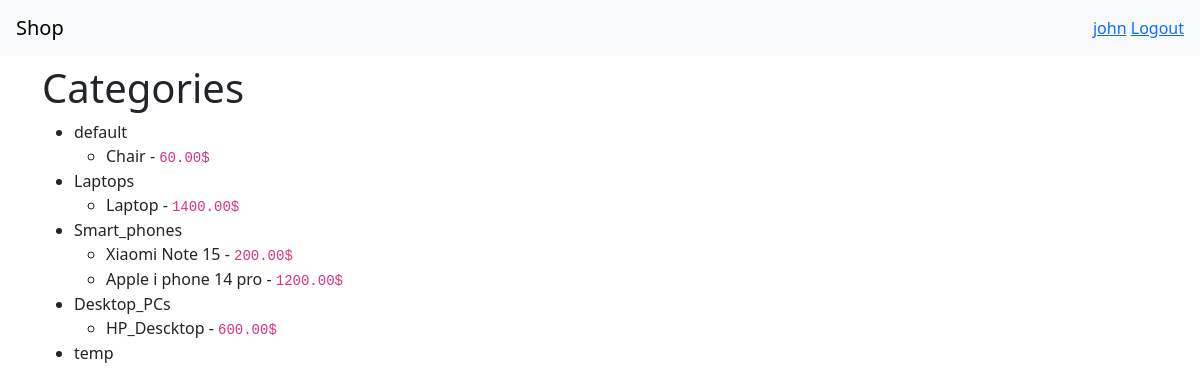
The app's page /shop/categories-tree/ (signed in) with its own data.
### shop/models.py (models this page shows, shortened)
class Category(models.Model):
    class Meta:
        verbose_name_plural = "Categories"
    name = models.CharField(max_length=20, unique=True,)
    description = models.CharField(max_length=200,)
    archived = models.BooleanField(default=False)

class Product(models.Model):
    class Status(models.IntegerChoices):
        ARCHIVED = 0
        AVAILABLE = 1
    name = models.CharField(db_index=True, max_length=100)
    price = models.DecimalField(max_digits=10, decimal_places=2)
    description = models.TextField()
    category = models.ForeignKey(Category, on_delete=models.PROTECT, related_name="products",)
    status = models.IntegerField(
        choices=Status.choices,
    )
    created_at = models.DateTimeField(auto_now_add=True)
    updated_at = models.DateTimeField(auto_now=True)

### shop/views.py (the view)
# urls.py: path("categories-tree/", CategoriesWithProductsTree.as_view(), name="categories_with_products_tree")
class CategoriesWithProductsTree(LoginRequiredMixin, TemplateView):
    template_name = "shop/categories_with_products_tree.html"
    extra_context = {"categories":  Category.objects.order_by("id").prefetch_related("products").all()}

### shop/templates/shop/categories_with_products_tree.html (shortened to what this page needs)
{% extends 'base.html' %}
{% block body %}
<h1>Categories</h1>
<ul>
  {% for category in categories %}
    <li>
        {{ category.name }}
        <ul>
            {% for product in category.products.all %}
                <li>
                    {{ product.name }}
                    -
                    <code>{{ product.price }}$</code>
                </li>
            {% endfor %}
        </ul>
    </li>
    {% endfor %}
</ul>
{% endblock %}

### templates/base.html (shortened to what this page needs)
<!DOCTYPE html>
<html lang="en">
<head>
    <link href="https://cdn.jsdelivr.net/npm/bootstrap@5.3.0/dist/css/bootstrap.min.css" rel="stylesheet">
</head>
<body>
<nav class="mb-2 px-3 navbar navbar-light bg-light">
    <a class="navbar-brand" href="{% url 'shop:shop' %}">Shop</a>
    <div>
    {% if user.is_authenticated %}
        <a href="{% url 'site_auth:about-me' %}">{{ user.username }}</a>
        <a href="{% url 'site_auth:logout' %}">Logout</a>
        {% else %}
            <a class="btn btn-outline-primary" href="{% url 'site_auth:login' %}">login</a>
    {% endif %}
    </div>
 </nav>
 <div class="container">
        {% block body %}
    {% endblock %}
 </div>
</body>
</html>

### records on screen
Category: name "default"
Product: name "Chair", price "60.00"
Category: name "Laptops"
Product: name "Laptop", price "1400.00"
Category: name "Smart_phones"
Product: name "Xiaomi Note 15", price "200.00"
Product: name "Apple i phone 14 pro", price "1200.00"
Category: name "Desktop_PCs"
Product: name "HP_Descktop", price "600.00"
Category: name "temp"

### other values on screen
{{ user.username }} "john"
